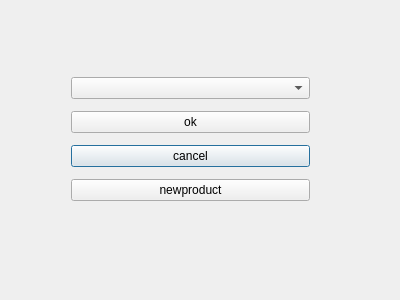
<?xml version="1.0" encoding="UTF-8"?>
<ui version="4.0">
 <class>LoginData</class>
 <widget class="QDialog" name="LoginData">
  <property name="geometry">
   <rect>
    <x>0</x>
    <y>0</y>
    <width>400</width>
    <height>300</height>
   </rect>
  </property>
  <property name="windowTitle">
   <string>LoginData</string>
  </property>
  <widget class="QWidget" name="gridLayoutWidget">
   <property name="geometry">
    <rect>
     <x>60</x>
     <y>60</y>
     <width>261</width>
     <height>161</height>
    </rect>
   </property>
   <layout class="QGridLayout" name="gridLayout">
    <item row="2" column="0">
     <widget class="QPushButton" name="pushButton_2">
      <property name="text">
       <string>cancel</string>
      </property>
     </widget>
    </item>
    <item row="0" column="0">
     <widget class="QComboBox" name="comboBox"/>
    </item>
    <item row="1" column="0">
     <widget class="QPushButton" name="pushButton">
      <property name="text">
       <string>ok</string>
      </property>
     </widget>
    </item>
    <item row="3" column="0">
     <widget class="QPushButton" name="pushButton_3">
      <property name="text">
       <string>newproduct</string>
      </property>
     </widget>
    </item>
   </layout>
  </widget>
 </widget>
 <layoutdefault spacing="6" margin="11"/>
 <resources/>
 <connections>
  <connection>
   <sender>pushButton</sender>
   <signal>clicked()</signal>
   <receiver>LoginData</receiver>
   <slot>getproductname()</slot>
   <hints>
    <hint type="sourcelabel">
     <x>253</x>
     <y>120</y>
    </hint>
    <hint type="destinationlabel">
     <x>357</x>
     <y>106</y>
    </hint>
   </hints>
  </connection>
  <connection>
   <sender>pushButton_3</sender>
   <signal>clicked()</signal>
   <receiver>LoginData</receiver>
   <slot>newproduct()</slot>
   <hints>
    <hint type="sourcelabel">
     <x>303</x>
     <y>194</y>
    </hint>
    <hint type="destinationlabel">
     <x>347</x>
     <y>196</y>
    </hint>
   </hints>
  </connection>
  <connection>
   <sender>pushButton_2</sender>
   <signal>clicked()</signal>
   <receiver>LoginData</receiver>
   <slot>reject()</slot>
   <hints>
    <hint type="sourcelabel">
     <x>314</x>
     <y>157</y>
    </hint>
    <hint type="destinationlabel">
     <x>356</x>
     <y>153</y>
    </hint>
   </hints>
  </connection>
 </connections>
 <slots>
  <slot>getproductname()</slot>
  <slot>newproduct()</slot>
 </slots>
</ui>
